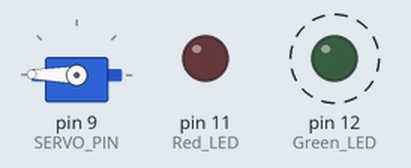
Bench run of a sketch on a simulated Arduino Uno, built with avr-gcc and run on an emulated ATmega328P. On the bench: servo, output pins drawn as LEDs (lit = HIGH). Dashed ring = blinking. What the sketch prints to the serial monitor is not drawn.

Above: at 1.05 s.
At 2.8 s:
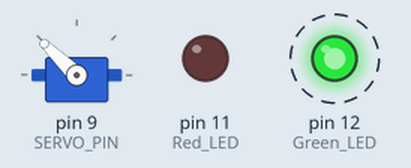
At 4.3 s:
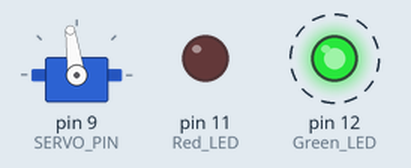
At 7.45 s:
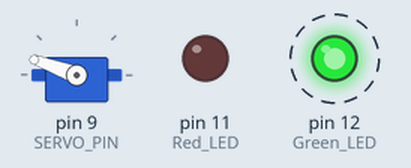
Timing chart, 0 to 10.4 s (numbered marks = the images above):
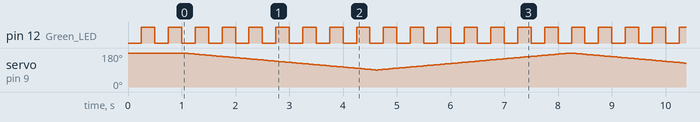

The sketch:

interrupt11.ino
```cpp
#include <TimerOne.h>
#include <Servo.h>

#define Green_LED 12
#define Red_LED 11
#define SERVO_PIN 9

Servo servo_1;
int pos = 180;

volatile bool state = false;
volatile int blinkCount = 0;

void setup(){
  pinMode(Green_LED, OUTPUT);
  pinMode(Red_LED, OUTPUT);
  pinMode(SERVO_PIN, OUTPUT);

  digitalWrite(Green_LED, LOW);
  digitalWrite(Red_LED, LOW);

  Timer1.initialize(250000);
  Timer1.attachInterrupt(Doraemon);

  servo_1.attach(SERVO_PIN);
  servo_1.write(pos);

  Serial.begin(9600);

  delay(1000);
}

void Doraemon(){
  state = !state;
  digitalWrite(Green_LED, state);
  blinkCount = blinkCount +1;
}

void loop(){
  int blinkCopy;
  noInterrupts();
  blinkCopy = blinkCount;
  interrupts();

  Serial.print("จำนวนอบการใช้งาน ISR:");
  Serial.println(blinkCopy);

  for(pos=180;pos>90;pos--){
    servo_1.write(pos);
    delay(40);
  }
  for(pos=90;pos<180;pos++){
    servo_1.write(pos);
    delay(40);
  }
}
```

Measured:
- by itself, pin 12 (Green_LED): alternates HIGH for 0.25 s and LOW for 0.25 s
